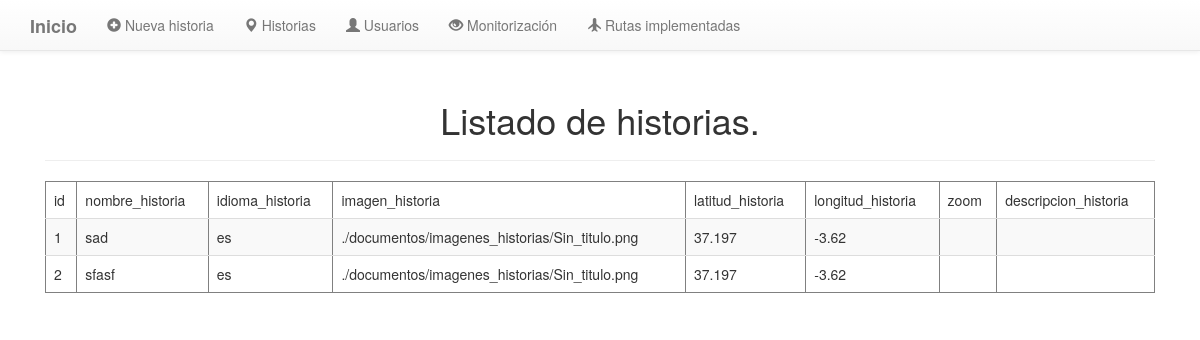
The page /rest/list/historia on the database its author committed.
### tables this page shows
CREATE TABLE historia (id INTEGER PRIMARY KEY AUTOINCREMENT, nombre_historia TEXT, idioma_historia TEXT, imagen_historia TEXT, latitud_historia INT, longitud_historia INT, zoom INT, descripcion_historia TEXT);

### src/server/app.py (the view)
@app.route('/rest/list/historia', methods=['GET'])
def GET_historia():
   con = sql.connect("database.db")
   con.row_factory = sql.Row
   cur = con.cursor()
   cur.execute("select * from historia")
   rows = cur.fetchall();
   print(rows)
   return render_template("list_historia.html",rows = rows)

### src/server/templates/list_historia.html (shortened to what this page needs)
{% extends 'base.html' %}
{% block content %}
      <div class="container">
         <div class="col-md-12">
            <br><br><br><br>
            <h1 class="titulo">Listado de historias.</h1>
            <hr>
            <table border = 1 class="table table-striped">
               <thead>
                  <td>id</td>
                  <td>nombre_historia</td>
                  <td>idioma_historia</td>
                  <td>imagen_historia</td>
                  <td>latitud_historia</td>
                  <td>longitud_historia</td>
                  <td>zoom</td>
                  <td>descripcion_historia</td>
               </thead>
               {% for row in rows %}
                  <tr>
                     <td>{{row["id"]}}</td>
                     <td>{{row["nombre_historia"]}}</td>
                     <td>{{row["idioma_historia"]}}</td>
                     <td> {{ row["imagen_historia"]}}</td>
                     <td>{{row['latitud_historia']}}</td>
                     <td>{{row["longitud_historia"]}}</td>
                     <td> {{ row["zoom"]}}</td>
                     <td>{{row['descripcion_historia']}}</td>
                  </tr>
               {% endfor %}
            </table>
      </div>
   </div>
 </body>
 </html>
 {% endblock %}

### src/server/templates/base.html (shortened to what this page needs)
<!DOCTYPE html>
<html lang="en">
   <head>
      <link rel="stylesheet" href="https://maxcdn.bootstrapcdn.com/bootstrap/3.3.7/css/bootstrap.min.css">
      <link rel="stylesheet" type="text/css" href="{{ url_for('static', filename='css/style.css') }}">
      <link rel="stylesheet" href="https://maxcdn.bootstrapcdn.com/bootstrap/3.3.7/css/bootstrap-theme.min.css">
   </head>
   <body>
      <nav class="navbar navbar-default navbar-fixed-top">
         <div class="container">
         <div class="navbar-header">
            <a class="navbar-brand" href="/">
            <b>Inicio</b>
            </a>
         </div>
         <div class="collapse navbar-collapse" id="bs-example-navbar-collapse-1">
            <ul class="nav navbar-nav">
               <li><a href="/nueva_historia"><span class="glyphicon glyphicon-plus-sign"></span> Nueva historia</a></li>
               <li><a class="active" href="/historias"><span class="glyphicon glyphicon-map-marker"></span> Historias</a></li>
               <li><a href="/usuarios"><span class="glyphicon glyphicon-user"></span> Usuarios</a></li>
               <li><a href="/monitorizacion"><span class="glyphicon glyphicon-eye-open"></span> Monitorización</a></li>
               <li><a href="/rutas"><span class="glyphicon glyphicon-plane"></span> Rutas implementadas</a></li>
            </ul>
         </div>
      </nav>
      {% block content %}
      {% endblock %}

### src/server/static/css/style.css (style rules this page uses)
h1.titulo { text-align: center; }

### rows shown on the page
historia: id "1", nombre_historia "sad", idioma_historia "es", imagen_historia "./documentos/imagenes_historias/Sin_titulo.png", latitud_historia "37.197", longitud_historia "-3.62"
historia: id "2", nombre_historia "sfasf", idioma_historia "es", imagen_historia "./documentos/imagenes_historias/Sin_titulo.png", latitud_historia "37.197", longitud_historia "-3.62"
